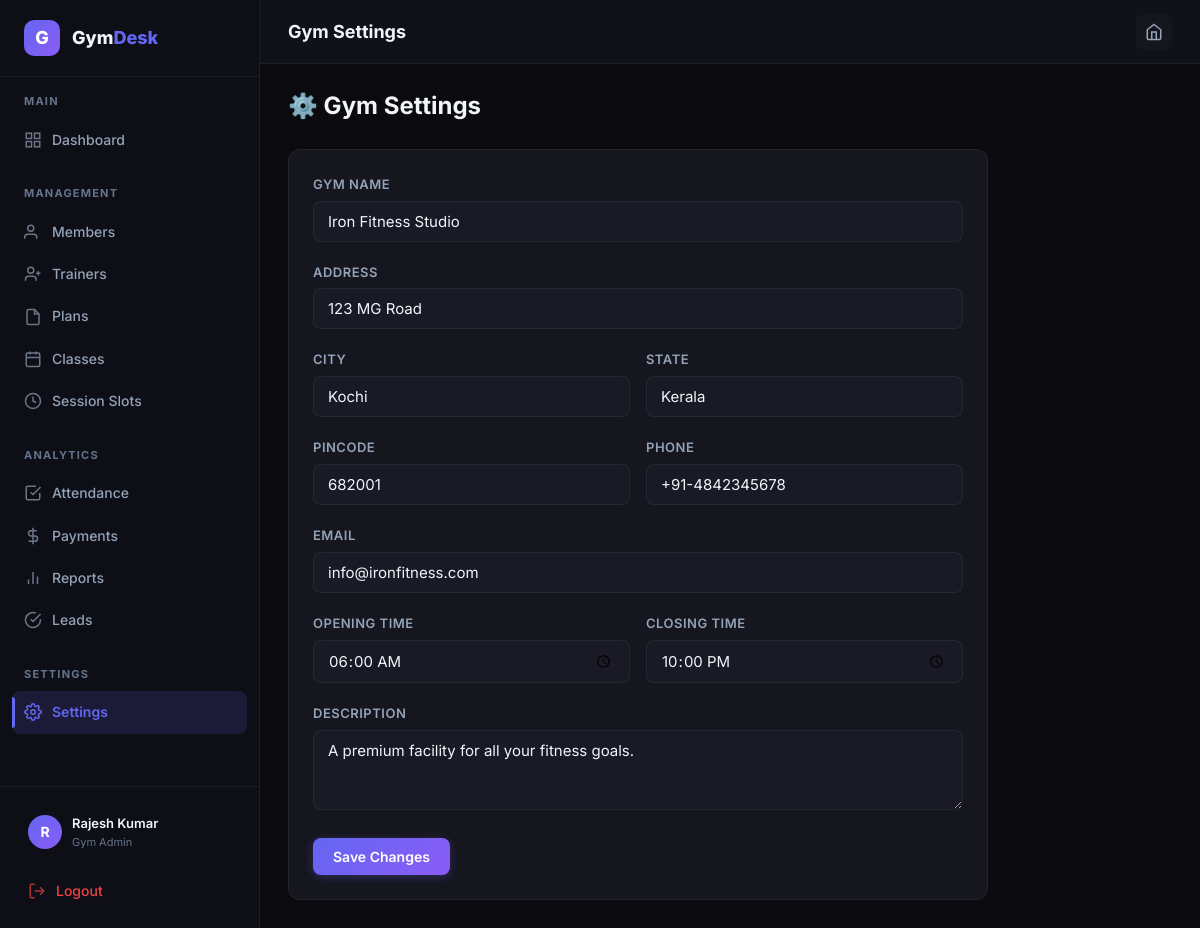
/admin/settings (signed in), run on the app's committed database.
### tables this page shows
CREATE TABLE users (
            id INTEGER PRIMARY KEY AUTOINCREMENT,
            email TEXT UNIQUE NOT NULL,
            password_hash TEXT NOT NULL,
            role TEXT NOT NULL CHECK(role IN ('system_admin','gym_admin','trainer','member')),
            full_name TEXT NOT NULL,
            phone TEXT,
            avatar TEXT,
            is_active INTEGER DEFAULT 1,
            created_at TIMESTAMP DEFAULT CURRENT_TIMESTAMP
        );

CREATE TABLE gyms (
            id INTEGER PRIMARY KEY AUTOINCREMENT,
            name TEXT NOT NULL,
            address TEXT,
            city TEXT,
            state TEXT,
            pincode TEXT,
            phone TEXT,
            email TEXT,
            description TEXT,
            logo TEXT,
            gym_type TEXT DEFAULT 'general',
            owner_id INTEGER NOT NULL,
            is_approved INTEGER DEFAULT 0,
            opening_time TEXT DEFAULT '06:00',
            closing_time TEXT DEFAULT '22:00',
            created_at TIMESTAMP DEFAULT CURRENT_TIMESTAMP,
            FOREIGN KEY (owner_id) REFERENCES users(id)
        );

### backend/routes/admin.py (the view, shortened to what this page needs)
@admin_bp.route('/settings', methods=['GET', 'POST'])
@login_required
@gym_admin_required
def settings():
    db = get_db()
    gym = _get_admin_gym(db)
    if not gym:
        flash('No gym found.', 'error')
        db.close()
        return redirect(url_for('admin.dashboard'))
    db.close()
    return render_template('admin/settings.html', gym=gym)

### backend/app.py (called while the page is built)
    @property
    def is_authenticated(self):
        return True

### backend/database.py (called while the page is built)
def get_db():
    conn = sqlite3.connect(Config.DATABASE)
    conn.row_factory = sqlite3.Row
    conn.execute("PRAGMA foreign_keys = ON")
    return conn

### backend/routes/admin.py (called while the page is built)
def _get_admin_gym(db):
    if current_user.role == 'system_admin':
        return None  # System admin sees all
    gym = db.execute('SELECT * FROM gyms WHERE owner_id = ?', (current_user.id,)).fetchone()
    return gym

### frontend/templates/admin/settings.html
{% extends "dashboard_base.html" %}{% block title %}Settings{% endblock %}{% block page_title %}Gym Settings{% endblock
%}{% block sidebar_nav %}{% include "admin/_sidebar.html" %}{% endblock %}
{% block content %}
<div class="page-header">
    <h1>⚙️ Gym Settings</h1>
</div>
<div class="card" style="max-width:700px;">
    <form method="POST">
        <div class="form-group"><label class="form-label">Gym Name</label><input name="name" class="form-control"
                value="{{ gym['name'] }}"></div>
        <div class="form-group"><label class="form-label">Address</label><input name="address" class="form-control"
                value="{{ gym['address'] or '' }}"></div>
        <div class="form-row">
            <div class="form-group"><label class="form-label">City</label><input name="city" class="form-control"
                    value="{{ gym['city'] or '' }}"></div>
            <div class="form-group"><label class="form-label">State</label><input name="state" class="form-control"
                    value="{{ gym['state'] or '' }}"></div>
        </div>
        <div class="form-row">
            <div class="form-group"><label class="form-label">Pincode</label><input name="pincode" class="form-control"
                    value="{{ gym['pincode'] or '' }}"></div>
            <div class="form-group"><label class="form-label">Phone</label><input name="phone" class="form-control"
                    value="{{ gym['phone'] or '' }}"></div>
        </div>
        <div class="form-group"><label class="form-label">Email</label><input name="email" class="form-control"
                value="{{ gym['email'] or '' }}"></div>
        <div class="form-row">
            <div class="form-group"><label class="form-label">Opening Time</label><input type="time" name="opening_time"
                    class="form-control" value="{{ gym['opening_time'] }}"></div>
            <div class="form-group"><label class="form-label">Closing Time</label><input type="time" name="closing_time"
                    class="form-control" value="{{ gym['closing_time'] }}"></div>
        </div>
        <div class="form-group"><label class="form-label">Description</label><textarea name="description"
                class="form-control" rows="3">{{ gym['description'] or '' }}</textarea></div>
        <button class="btn btn-primary">Save Changes</button>
    </form>
</div>
{% endblock %}

### frontend/templates/dashboard_base.html (shortened to what this page needs)
{% extends "base.html" %}
{% block extra_css %}
<link rel="stylesheet" href="{{ url_for('static', filename='css/dashboard.css') }}">
{% endblock %}
{% block body %}
<div class="app-shell">
    <aside class="sidebar" id="sidebar">
        <div class="sidebar-header">
            <div class="sidebar-logo">G</div>
            <div class="sidebar-brand">Gym<span>Desk</span></div>
        </div>
        <nav class="sidebar-nav">
            {% block sidebar_nav %}{% endblock %}
        </nav>
        <div class="sidebar-footer">
            <div class="sidebar-user">
                <div class="sidebar-avatar">{{ current_user.full_name[0] }}</div>
                <div class="sidebar-user-info">
                    <div class="sidebar-user-name">{{ current_user.full_name }}</div>
                    <div class="sidebar-user-role">{{ current_user.role | replace('_', ' ') }}</div>
                </div>
            </div>
            <a href="{{ url_for('auth.logout') }}" class="nav-link mt-2" style="color: var(--error);">
                <svg width="18" height="18" viewBox="0 0 24 24" fill="none" stroke="currentColor" stroke-width="2">
                    <path d="M9 21H5a2 2 0 01-2-2V5a2 2 0 012-2h4" />
                    <polyline points="16 17 21 12 16 7" />
                    <line x1="21" y1="12" x2="9" y2="12" />
                </svg>
                Logout
            </a>
        </div>
    </aside>
    <main class="main-content">
        <header class="topbar">
            <div class="topbar-left">
                <h1 class="topbar-title">{% block page_title %}Dashboard{% endblock %}</h1>
            </div>
            <div class="topbar-right">
                <a href="{{ url_for('public.landing') }}" class="topbar-btn" title="Home">
                    <svg width="18" height="18" viewBox="0 0 24 24" fill="none" stroke="currentColor" stroke-width="2">
                        <path d="M3 9l9-7 9 7v11a2 2 0 01-2 2H5a2 2 0 01-2-2z" />
                        <polyline points="9 22 9 12 15 12 15 22" />
                    </svg>
                </a>
            </div>
        </header>
        <div class="page-content">
            {% block content %}{% endblock %}
        </div>
    </main>
</div>
{% endblock %}

### frontend/static/css/main.css (style rules this page uses)
:root { --bg-primary: #0a0a0f; --bg-secondary: #111119; --bg-card: #16161f; --bg-card-hover: #1c1c28; --bg-input: #1a1a26; --bg-sidebar: #0e0e16; --accent-primary: #6366f1; --accent-primary-hover: #818cf8; --accent-secondary: #8b5cf6; --accent-gradient: linear-gradient(135deg, #6366f1, #8b5cf6); --accent-glow: rgba(99, 102, 241, 0.15); --success: #10b981; --success-bg: rgba(16, 185, 129, 0.1); --warning: #f59e0b; --warning-bg: rgba(245, 158, 11, 0.1); --error: #ef4444; --error-bg: rgba(239, 68, 68, 0.1); --info: #3b82f6; --info-bg: rgba(59, 130, 246, 0.1); --text-primary: #f1f5f9; --text-secondary: #94a3b8; --text-muted: #64748b; --text-accent: #a5b4fc; --border-color: rgba(255, 255, 255, 0.06); --border-color-hover: rgba(255, 255, 255, 0.12); --border-accent: rgba(99, 102, 241, 0.3); --shadow-sm: 0 1px 3px rgba(0, 0, 0, 0.3); --shadow-md: 0 4px 12px rgba(0, 0, 0, 0.4); --shadow-lg: 0 8px 30px rgba(0, 0, 0, 0.5); --shadow-glow: 0 0 20px rgba(99, 102, 241, 0.15); --sidebar-width: 260px; --topbar-height: 64px; --border-radius: 12px; --border-radius-sm: 8px; --border-radius-lg: 16px; --transition-fast: 150ms ease; --transition-normal: 250ms ease; --transition-slow: 400ms ease; --font-family: 'Inter', -apple-system, BlinkMacSystemFont, 'Segoe UI', sans-serif; }
*, *::before, *::after { margin: 0; padding: 0; box-sizing: border-box; }
html { font-size: 16px; scroll-behavior: smooth; -webkit-font-smoothing: antialiased; -moz-osx-font-smoothing: grayscale; }
body { font-family: var(--font-family); background-color: var(--bg-primary); color: var(--text-primary); line-height: 1.6; min-height: 100vh; overflow-x: hidden; }
a { color: var(--accent-primary); text-decoration: none; transition: color var(--transition-fast); }
h1, h2, h3, h4, h5, h6 { color: var(--text-primary); font-weight: 700; line-height: 1.2; }
h1 { font-size: 2.25rem; }
.btn { display: inline-flex; align-items: center; gap: 8px; padding: 10px 20px; border: none; border-radius: var(--border-radius-sm); font-family: var(--font-family); font-size: 0.875rem; font-weight: 600; cursor: pointer; transition: all var(--transition-normal); text-decoration: none; white-space: nowrap; }
.btn-primary { background: var(--accent-gradient); color: #fff; box-shadow: 0 2px 10px rgba(99, 102, 241, 0.3); }
.card { background: var(--bg-card); border: 1px solid var(--border-color); border-radius: var(--border-radius); padding: 24px; transition: all var(--transition-normal); }
.form-group { margin-bottom: 20px; }
.form-label { display: block; font-size: 0.8125rem; font-weight: 600; color: var(--text-secondary); margin-bottom: 6px; text-transform: uppercase; letter-spacing: 0.5px; }
.form-control { width: 100%; padding: 10px 14px; background: var(--bg-input); border: 1px solid var(--border-color); border-radius: var(--border-radius-sm); color: var(--text-primary); font-family: var(--font-family); font-size: 0.9375rem; transition: all var(--transition-fast); outline: none; }
.form-control::placeholder { color: var(--text-muted); }
textarea.form-control { resize: vertical; min-height: 80px; }
.form-row { display: grid; grid-template-columns: 1fr 1fr; gap: 16px; }
.mt-2 { margin-top: 8px; }

### data on the page
users: full_name "R", full_name "Rajesh Kumar", role "Gym Admin"
gyms: name "Iron Fitness Studio", address "123 MG Road", city "Kochi", state "Kerala", pincode "682001", phone "+91-4842345678", email "info@ironfitness.com", opening_time "06:00", closing_time "22:00", description "A premium facility for all your fitness goals."
